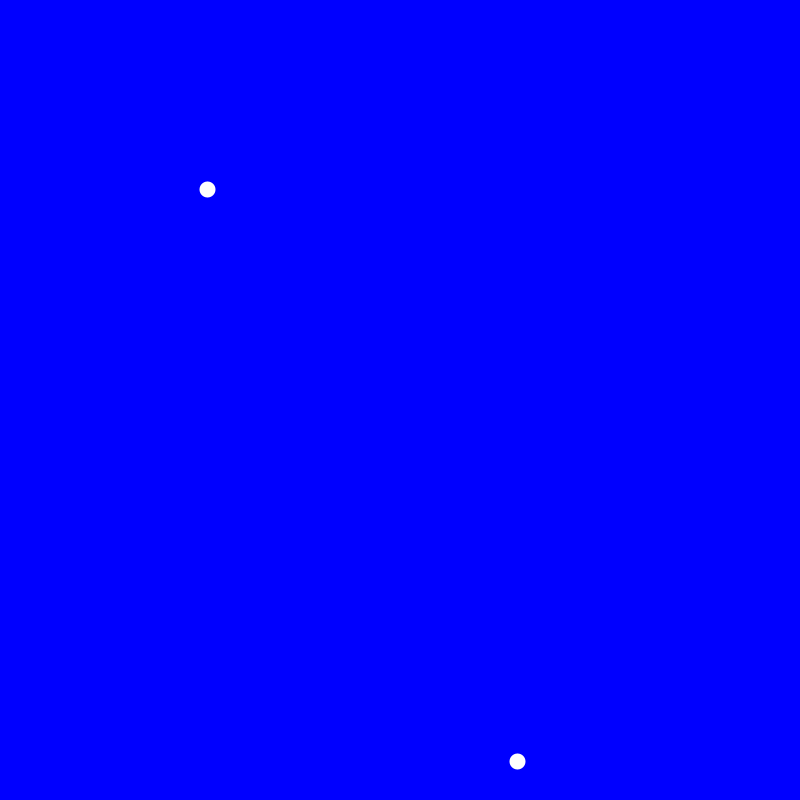
Frame 1 (no input)
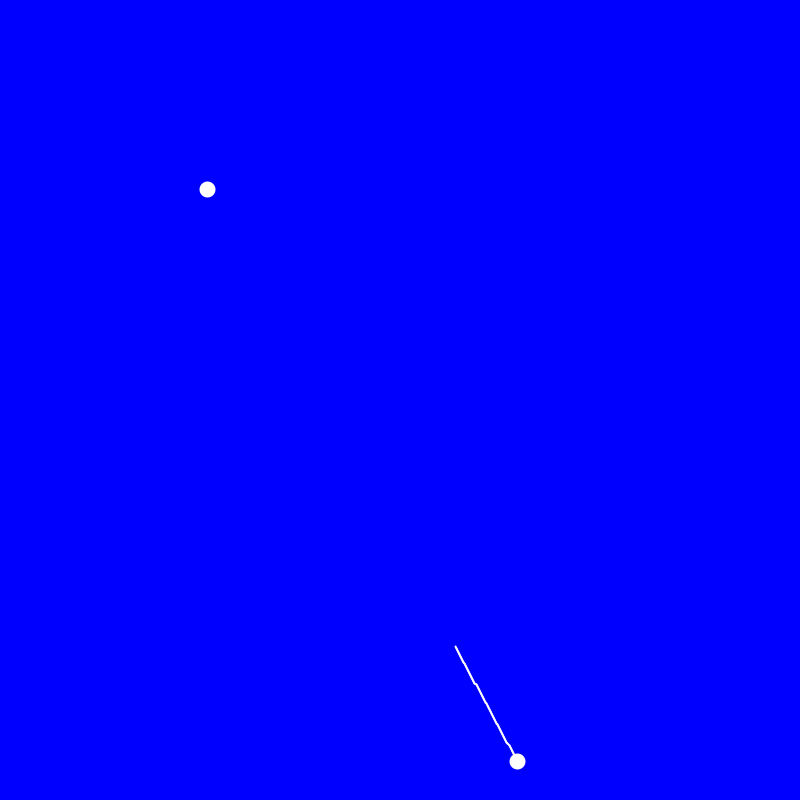
Frame 60 (the mouse pressed at the canvas centre just before this capture)
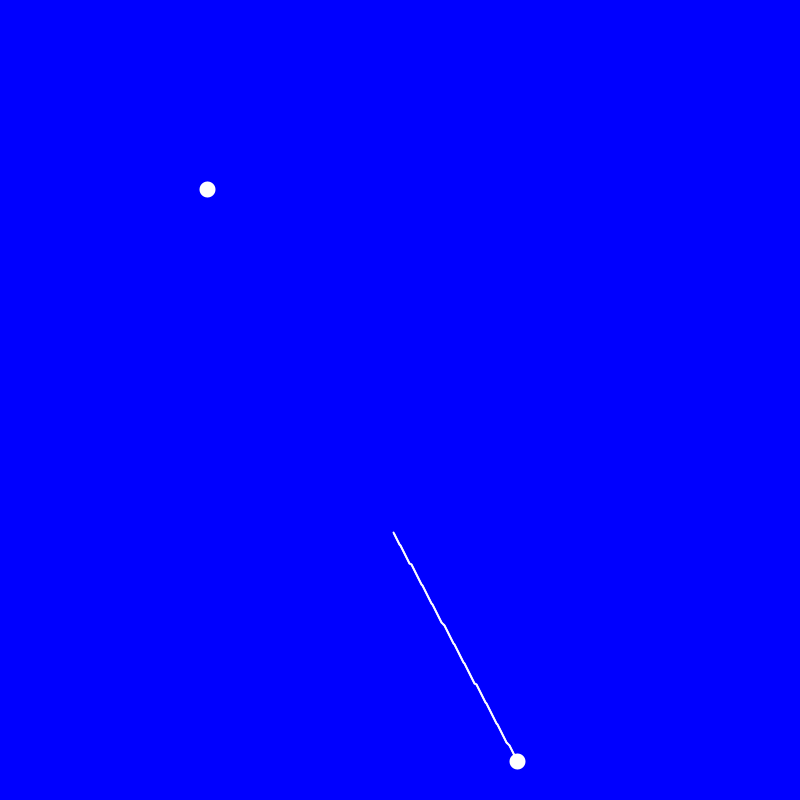
Frame 120 (the mouse held since frame 60 and released just before this capture)

The Processing sketch that drew these frames (run headless with seeded random() and noise(); from frame 60 on, the mouse is pressed at the canvas centre):

// Processing sketch: LineAnimate
// ── LineAnimate.pde
/*
  Quick demonstration during a café conversation, 2019
 */

float x1, y1, x2, y2, xa, ya;
int s = 300;

void setup() {
  size(800, 800);
  background(0,0,255);
  stroke(255);
  strokeWeight(16);
  x1 = random(0, width);
  x2 = random(0, width);
  y1 = random(0, height);
  y2 = random(0, height);
  point(x1,y1);
  point(x2,y2); 
  strokeWeight(2);
  
  xa = (x2-x1)/s;
  ya = (y2-y1)/s;
}

void draw() {
  if (s >= 0) {
    line(x1,y1,x1+xa,y1+ya);
    x1 += xa;
    y1 += ya;
    s--;
  }
}
